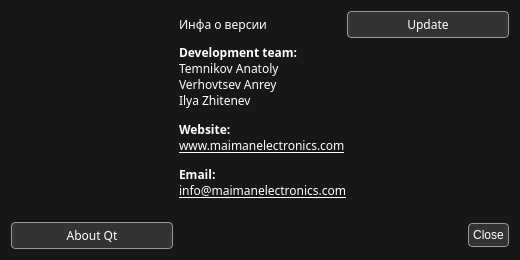
<?xml version="1.0" encoding="UTF-8"?>
<ui version="4.0">
 <class>AboutDialog</class>
 <widget class="QDialog" name="AboutDialog">
  <property name="geometry">
   <rect>
    <x>0</x>
    <y>0</y>
    <width>520</width>
    <height>260</height>
   </rect>
  </property>
  <property name="sizePolicy">
   <sizepolicy hsizetype="Maximum" vsizetype="Maximum">
    <horstretch>0</horstretch>
    <verstretch>0</verstretch>
   </sizepolicy>
  </property>
  <property name="font">
   <font>
    <family>Share Tech Mono</family>
    <pointsize>9</pointsize>
   </font>
  </property>
  <property name="windowTitle">
   <string>About</string>
  </property>
  <property name="styleSheet">
   <string notr="true">background: #171717;
color: #fff;</string>
  </property>
  <layout class="QGridLayout" name="gridLayout_2">
   <item row="0" column="1">
    <widget class="QLabel" name="softwareInfoLabel">
     <property name="font">
      <font>
       <family>Share Tech Mono</family>
       <pointsize>9</pointsize>
      </font>
     </property>
     <property name="text">
      <string>Инфа о версии</string>
     </property>
    </widget>
   </item>
   <item row="0" column="2">
    <widget class="QPushButton" name="updateButton">
     <property name="font">
      <font>
       <family>Share Tech Mono</family>
       <pointsize>9</pointsize>
      </font>
     </property>
     <property name="styleSheet">
      <string notr="true">QPushButton {
	color: rgb(255, 255, 255);
	background-color: rgb(51, 51, 51);
	border: 1px solid #999999;
	border-radius: 4px;
	padding: 4px;
}</string>
     </property>
     <property name="text">
      <string>Update</string>
     </property>
    </widget>
   </item>
   <item row="3" column="0">
    <widget class="QPushButton" name="aboutQtButton">
     <property name="font">
      <font>
       <family>Share Tech Mono</family>
       <pointsize>9</pointsize>
      </font>
     </property>
     <property name="styleSheet">
      <string notr="true">QPushButton {
	color: rgb(255, 255, 255);
	background-color: rgb(51, 51, 51);
	border: 1px solid #999999;
	border-radius: 4px;
	padding: 4px;
}</string>
     </property>
     <property name="text">
      <string>About Qt</string>
     </property>
    </widget>
   </item>
   <item row="3" column="1" colspan="2">
    <widget class="QDialogButtonBox" name="buttonBox">
     <property name="font">
      <font>
       <family>Share Tech Mono</family>
       <pointsize>9</pointsize>
      </font>
     </property>
     <property name="styleSheet">
      <string notr="true">QPushButton {
	color: rgb(255, 255, 255);
	background-color: rgb(51, 51, 51);
	border: 1px solid #999999;
	border-radius: 4px;
	padding: 4px;
}</string>
     </property>
     <property name="orientation">
      <enum>Qt::Horizontal</enum>
     </property>
     <property name="standardButtons">
      <set>QDialogButtonBox::Close</set>
     </property>
    </widget>
   </item>
   <item row="2" column="1">
    <spacer name="verticalSpacer">
     <property name="orientation">
      <enum>Qt::Vertical</enum>
     </property>
     <property name="sizeHint" stdset="0">
      <size>
       <width>20</width>
       <height>40</height>
      </size>
     </property>
    </spacer>
   </item>
   <item row="0" column="0" rowspan="3">
    <widget class="QWidget" name="widget" native="true">
     <property name="minimumSize">
      <size>
       <width>150</width>
       <height>150</height>
      </size>
     </property>
     <property name="styleSheet">
      <string notr="true">QWidget {
	image: url(:/images/logo-minimal.png);
}</string>
     </property>
    </widget>
   </item>
   <item row="1" column="1" colspan="2">
    <widget class="QLabel" name="smallInfoLabel">
     <property name="sizePolicy">
      <sizepolicy hsizetype="MinimumExpanding" vsizetype="Expanding">
       <horstretch>0</horstretch>
       <verstretch>0</verstretch>
      </sizepolicy>
     </property>
     <property name="font">
      <font>
       <family>Share Tech Mono</family>
       <pointsize>9</pointsize>
      </font>
     </property>
     <property name="styleSheet">
      <string notr="true">color: #fff;</string>
     </property>
     <property name="text">
      <string>&lt;html&gt;&lt;head/&gt;&lt;body&gt;&lt;p align=&quot;justify&quot;&gt;&lt;span style=&quot; font-weight:600;&quot;&gt;Development team:&lt;/span&gt;&lt;br/&gt;Temnikov Anatoly&lt;br/&gt;Verhovtsev Anrey&lt;br/&gt;Ilya Zhitenev&lt;/p&gt;&lt;p align=&quot;justify&quot;&gt;&lt;span style=&quot; font-weight:600;&quot;&gt;Website:&lt;/span&gt;&lt;br/&gt;&lt;a href=&quot;https://www.maimanelectronics.com/&quot;&gt;&lt;span style=&quot; text-decoration: underline; color:#ffffff;&quot;&gt;www.maimanelectronics.com&lt;/span&gt;&lt;/a&gt;&lt;/p&gt;&lt;p align=&quot;justify&quot;&gt;&lt;span style=&quot; font-weight:600;&quot;&gt;Email:&lt;/span&gt;&lt;br/&gt;&lt;a href=&quot;mailto:info@maimanelectronics.com&quot;&gt;&lt;span style=&quot; text-decoration: underline; color:#ffffff;&quot;&gt;info@maimanelectronics.com&lt;/span&gt;&lt;/a&gt;&lt;/p&gt;&lt;/body&gt;&lt;/html&gt;</string>
     </property>
     <property name="textFormat">
      <enum>Qt::AutoText</enum>
     </property>
     <property name="openExternalLinks">
      <bool>true</bool>
     </property>
    </widget>
   </item>
  </layout>
 </widget>
 <resources/>
 <connections>
  <connection>
   <sender>buttonBox</sender>
   <signal>accepted()</signal>
   <receiver>AboutDialog</receiver>
   <slot>accept()</slot>
   <hints>
    <hint type="sourcelabel">
     <x>248</x>
     <y>254</y>
    </hint>
    <hint type="destinationlabel">
     <x>157</x>
     <y>274</y>
    </hint>
   </hints>
  </connection>
  <connection>
   <sender>buttonBox</sender>
   <signal>rejected()</signal>
   <receiver>AboutDialog</receiver>
   <slot>reject()</slot>
   <hints>
    <hint type="sourcelabel">
     <x>316</x>
     <y>260</y>
    </hint>
    <hint type="destinationlabel">
     <x>286</x>
     <y>274</y>
    </hint>
   </hints>
  </connection>
 </connections>
</ui>
